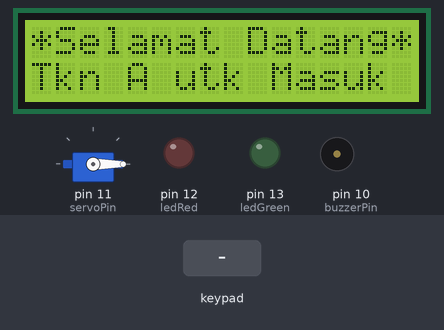
Bench run of a sketch on a simulated Arduino Uno, built with avr-gcc and run on an emulated ATmega328P. Shown: servo, 16×2 character LCD, output pins drawn as LEDs (lit = HIGH), buzzer (waves = sounding). Dashed ring = blinking. The inputs (shaded band) are chosen by the test bench.

Above: at 1.2 s.
1.3 s: key 'B' pressed
At 1.7 s:
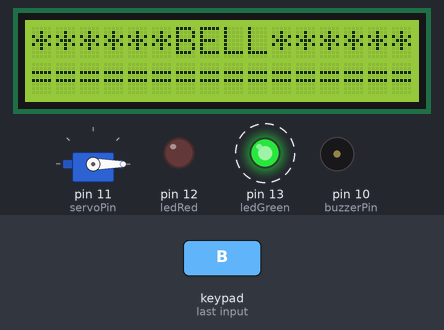
4.3 s: keypad keys 0 0 0 0 A pressed 0.4 s apart
At 7.2 s:
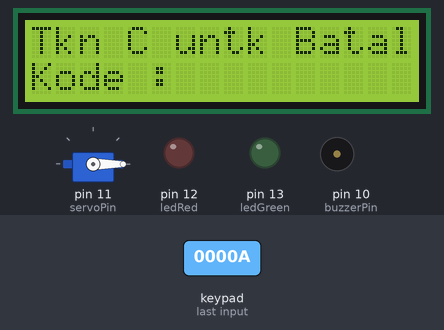
7.8 s: keypad keys 0 0 0 0 D pressed 0.4 s apart
At 10.1 s:
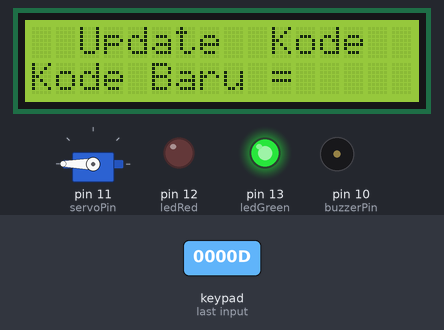
11.3 s: key 'A' pressed
At 12.5 s:
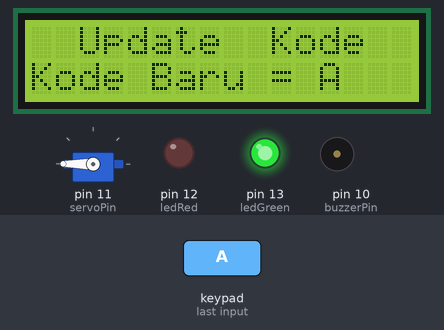
12.8 s: key 'C' pressed
At 14.4 s:
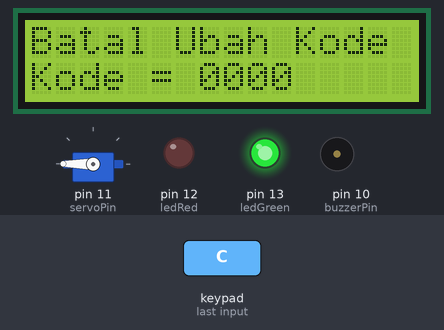
14.6 s: key 'B' pressed
At 17.8 s:
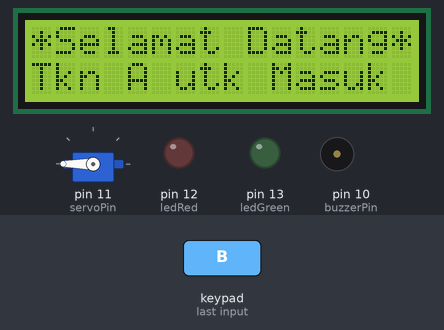
Timing chart, 0 to 18.6 s (numbered marks = the images above; inputs shaded):
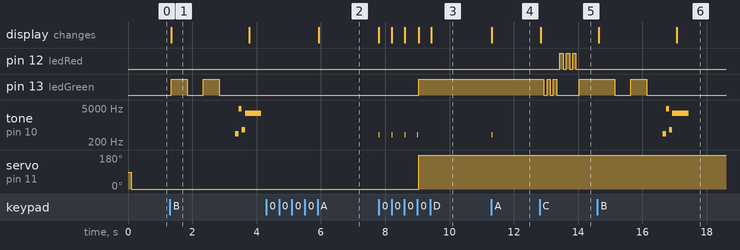

Measured:
- after the input at 1.3 s, pin 13 (ledGreen): alternates HIGH for 0.50 s and LOW for 0.50 s, 4 changes in all, then stays LOW, starting at once; tone on pin 10 (buzzerPin): plays 440 Hz for 0.10 s, 4699 Hz for 0.10 s, 640 Hz for 0.10 s, 3000 Hz for 0.50 s, starting after 2.0 s; the display: changes at once (image 1)
- after the input at 4.3 s, the display: changes after 1.6 s (image 2)
- after the input at 7.8 s, pin 13 (ledGreen): LOW → HIGH after 1.2 s; tone on pin 10 (buzzerPin): alternates 400 Hz for 0.02 s and silent for 0.38 s, 8 changes in all, then stays silent, starting at once; servo on pin 11 (servoPin): 0° → 180° after 1.2 s; the display: first changes at once (image 3 shows a later state)
- after the input at 11.3 s, tone on pin 10 (buzzerPin): silent → 400 Hz at once, → silent 0.02 s later; the display: changes at once (image 4)
- after the input at 12.8 s, pin 12 (ledRed): alternates HIGH for 0.10 s and LOW for 0.10 s, 6 changes in all, then stays LOW, starting after 0.63 s; pin 13 (ledGreen): goes LOW 0.10 s, HIGH 0.10 s, LOW 0.10 s, HIGH 0.10 s, LOW 0.70 s, then HIGH, starting after 0.13 s; the display: changes at once (image 5)
- after the input at 14.6 s, pin 13 (ledGreen): HIGH → LOW after 0.54 s, → HIGH 0.50 s later, → LOW 0.50 s later; tone on pin 10 (buzzerPin): plays 440 Hz for 0.10 s, 4699 Hz for 0.10 s, 640 Hz for 0.10 s, 3000 Hz for 0.50 s, starting after 2.0 s; the display: first changes at once (image 6 shows a later state)
- what the display in image 1 shows lasts 2.5 s, from 1.3 s to 3.8 s

The sketch:

doorPinCode.ino
```cpp
#include <Keypad.h> //Library for the matrix keypad available from http://playground.arduino.cc/code/Keypad
#include <Wire.h>
#include <LiquidCrystal_I2C.h> //You must use F. Malpartida's new LCD library for Serial LCD https://bitbucket.org/fmalpartida/new-liquidcrystal/wiki/Home
#include <Servo.h>
//define a lcd
//0x3F adalah alamat LCD nya, jika tidak tampil bisa diubah jadi 0x20, atau cari datasheetnya
LiquidCrystal_I2C lcd(0x3F, 2, 1, 0, 4, 5, 6, 7, 3, POSITIVE);
// define a servo instance
Servo myservo;
// define keypad mapping
const byte ROWS = 4; // Four rows
const byte COLS = 4; // Four columns
// Define the Keymap. Note the position of # and * alter between models
char keys[ROWS][COLS] = {
  {'1','2','3','A'},
  {'4','5','6','B'},
  {'7','8','9','C'},
  {'*','0','#','D'}
};
// Connect keypad ROW0, ROW1, ROW2 and ROW3 (top to bottom) to these Arduino pins.
byte rowPins[ROWS] = { 9, 8, 7, 6 };
// Connect keypad COL0, COL1 and COL2 (left to right) to these Arduino pins.
byte colPins[COLS] = { 5, 4, 3, 2 };

// Create the Keypad instance
Keypad kpd = Keypad( makeKeymap(keys), rowPins, colPins, ROWS, COLS );

int ledGreen = 13;
int ledRed = 12;
int servoPin = 11;
int buzzerPin = 10;
int salahMasukkin = 0;
int terkunci = 1;
//waktu jika salah masukkan kode 3x
int menit= 1; //dalam menit
int detik= 4;
String mastercode = "0000"; // default kode pin
void setup(){
   pinMode(ledGreen, OUTPUT); // pin for green LED
   pinMode(ledRed, OUTPUT); // pin for red LED

   myservo.attach(servoPin);

   lcd.begin (16,2); // initialise LCD

   myservo.write(0); // set servo position to one extent

   // Switch on the backlight
   lcd.backlight();
   // clear the LCD
   resetLcd();
}

void loop(){
  String enteredcode = ""; // the code you enter
  String reason = "   KODE SALAH   "; // the default reason why entry failed
  char key = kpd.getKey();
  if(key == 'A' && terkunci == 1) {
    lcd.clear();
    lcd.setCursor(0,0);
    lcd.print("Tkn C untk Batal");
    lcd.setCursor(0,1);
    lcd.print("Kode : ");
    // read a 4 digit code (you can have any length)
    for (int i = 0; i < 4; i++){
      char key1 = kpd.waitForKey();
      if(key1 == 'C'){
        i = 4; //skip to the end
        reason = "Batal Masuk";
      }
      if(key1 != NO_KEY){ // if you aren't reading no keypress
        tone(buzzerPin, 400, 20);
        lcd.print(key1);
        enteredcode += key1; // append the keypress to the end of the entered code string
      }
    }
    if (enteredcode == mastercode) // if the code is correct
    {
      lcd.clear();
      lcd.setCursor (0, 0);
      lcd.print("   KODE BENAR   ");
      lcd.setCursor (0, 1);
      lcd.print("Pintu Terbuka!!!"); // print a success message
      digitalWrite(ledGreen, HIGH);
      myservo.write(180); // move the servo 180 degrees and open the door lock
      salahMasukkin = 0;
      terkunci = 0;

    }
    else {
      // if the code is wrong or cancelled
      // tell the user what happened
      terkunci = 1;
      lcd.clear();
      lcd.setCursor (0, 0);
      lcd.print("   Informasi!   ");
      lcd.setCursor (0, 1);
      lcd.print(reason); // display the reason for failure. Incorrect code by default unless cancel is pressed
      digitalWrite(ledRed, HIGH);
      tone(buzzerPin, 1000, 50);
      delay (2000); // wait 2 seconds before allowing a retry
      digitalWrite(ledRed, LOW);
      //Cek 3 kali salah masukkan kode
      salahMasukkin++;
      if(salahMasukkin >= 3) {
        lcd.clear();
        lcd.setCursor (0, 0);
        lcd.print("   TERKUNCI!!   ");
        lcd.setCursor(0,1);
        lcd.print("COBA LAGI NANTI");
        ngeBlink(ledRed, 1, 100);
        digitalWrite(ledRed, HIGH);
        waktuTerkunci();
        digitalWrite(ledRed, LOW);
        salahMasukkin = 0;
      }
      resetLcd();
    }

  }
  if(key == 'B'){
    lcd.clear();
    lcd.setCursor(0, 0);
    lcd.print("******BELL******");
    lcd.setCursor(0, 1);
    lcd.print("================");
    ngeBlink(ledGreen, 1, 500);
    tone(buzzerPin,440,500);
    delay(100);
    tone(buzzerPin,4699,500);
    delay(100);
    tone(buzzerPin,640,500);
    delay(100);
    tone(buzzerPin,3000,500);
    delay(100);
    resetLcd();
  }
  if(key =='C'){
    terkunci = 1;
    digitalWrite(ledGreen, LOW);
    myservo.write(0); // close the door lock
    resetLcd();
  }
  //Update Kode
  if(key == 'D' && terkunci == 0){
    lcd.clear();
    lcd.setCursor(0, 0);
    lcd.print("  Update  Kode  ");
    lcd.setCursor(0, 1);
    lcd.print("Kode Baru = ");
    String kodeBaru = "";
    String pesanUbah = "Sukses Ubah Kode";
    for (int i = 0; i < 4; i++){
      char key2 = kpd.waitForKey();
      if(key2 == 'C'){
        i = 4; //skip to the end
        kodeBaru = mastercode;
        pesanUbah = "Batal Ubah Kode";
        break;
      }
      if(key2 != NO_KEY){
        tone(buzzerPin, 400, 20);
        lcd.print(key2);
        kodeBaru += key2;
      }
    }
    lcd.clear();
    lcd.setCursor(0, 0);
    lcd.print(pesanUbah);
    lcd.setCursor(0, 1);
    lcd.print("Kode = "+kodeBaru);
    mastercode = kodeBaru;
    ngeBlink(ledGreen, 2, 100);
    ngeBlink(ledRed, 2, 100);
    digitalWrite(ledGreen, HIGH);
  }

}
void ngeBlink(int pinLed, int ulang, int durasi){
    for(int i=0; i<=ulang; i++){
      digitalWrite(pinLed, HIGH);
      delay(durasi);
      digitalWrite(pinLed, LOW);
      delay(durasi);
    }
}
void resetLcd() {
  lcd.clear();
  lcd.setCursor(0, 0);
  lcd.print("*Selamat Datang*");
  lcd.setCursor(0, 1);
  lcd.print("Tkn A utk Masuk");
}
void waktuTerkunci(){
    for(int lim=(menit*60)+detik;lim>=0;lim--){
      lcd.setCursor(0,1);
      if(menit>0){
        lcd.print(menit);
        lcd.print(" mnt, ");
      } if(detik>=0){
        lcd.print(detik);
        lcd.print(" detik                ");
      }
      delay(1000);
      if(detik >0){
        detik -=1;
      }
      else if(menit>0){
        detik = 59;
        menit -=1;
      }
    }
}
```
